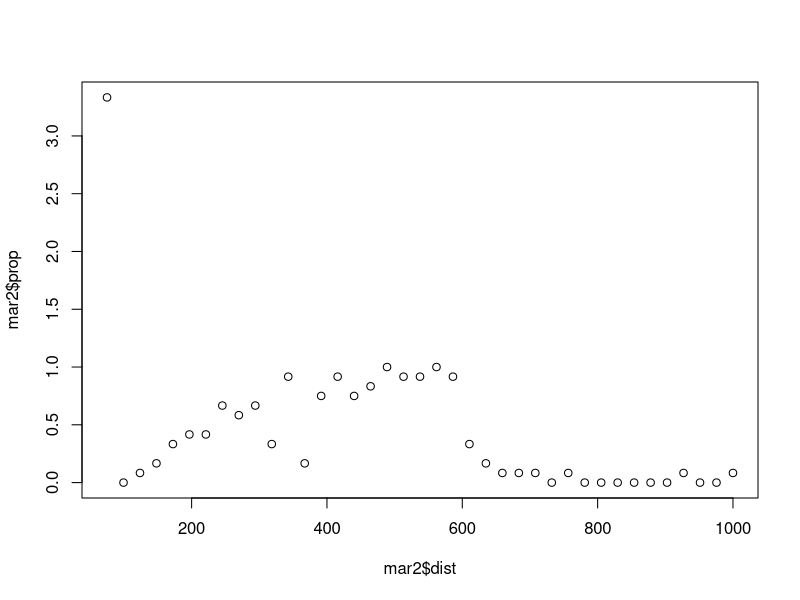
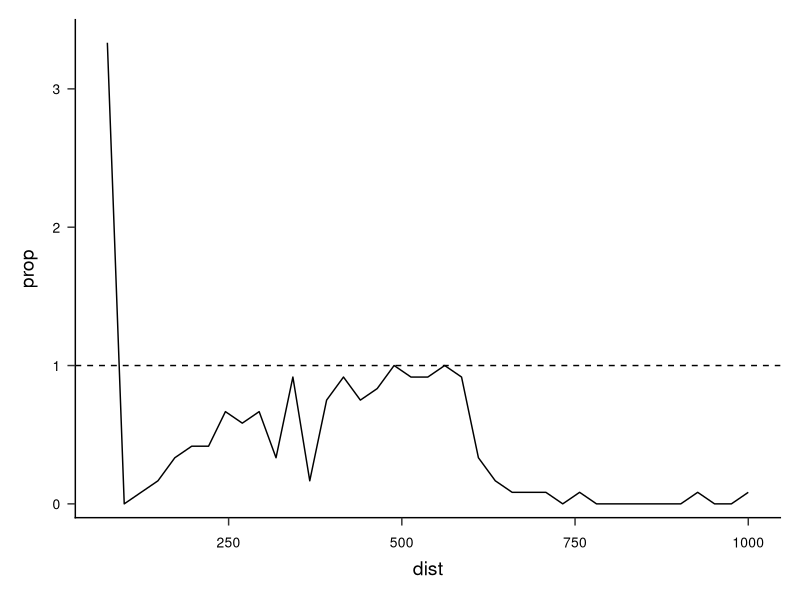
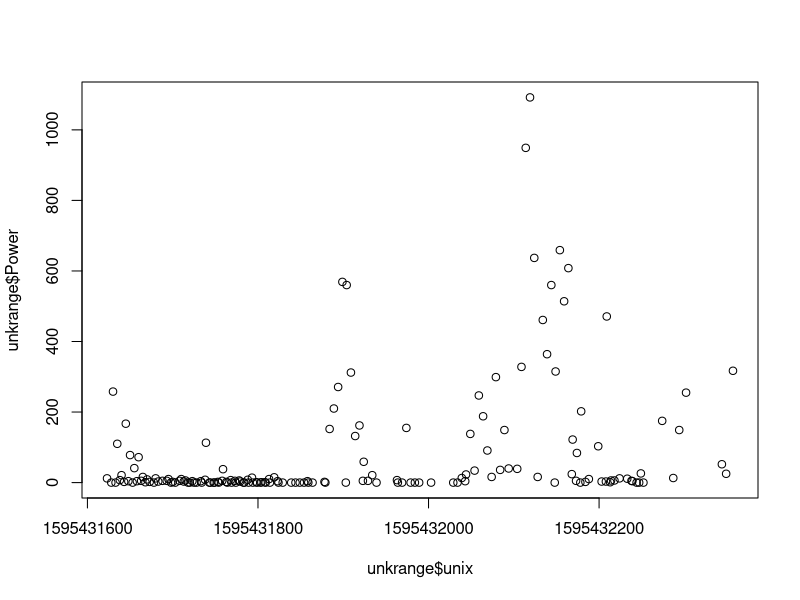
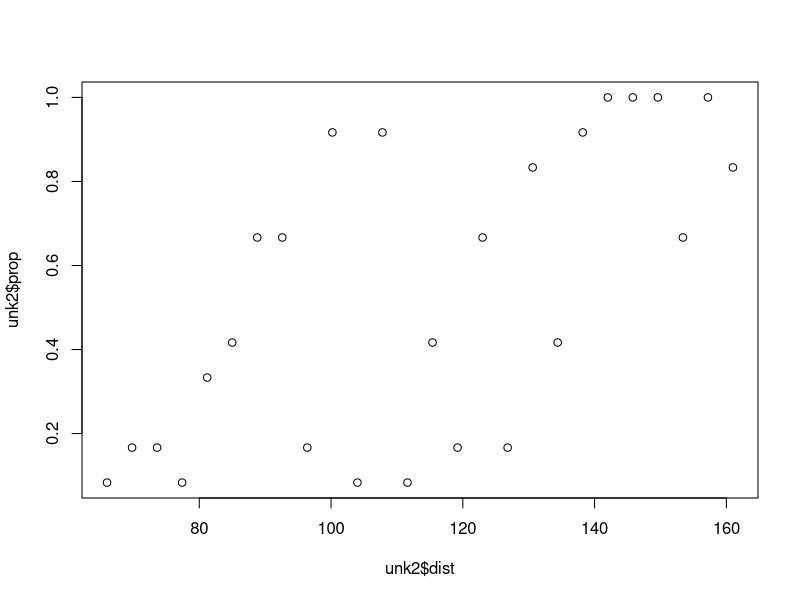
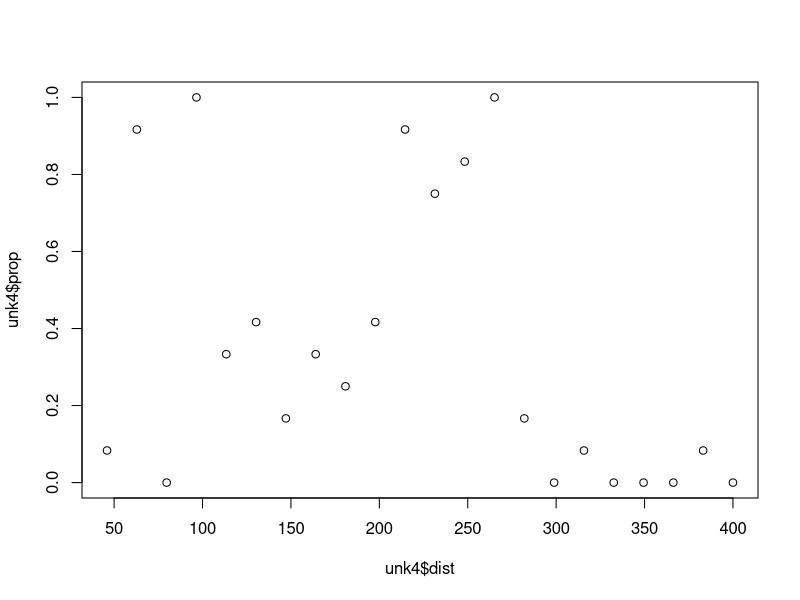
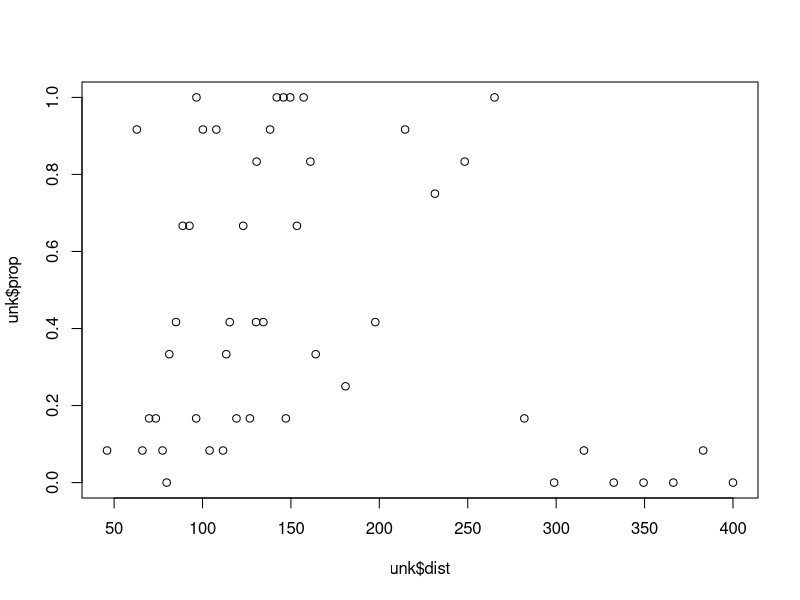
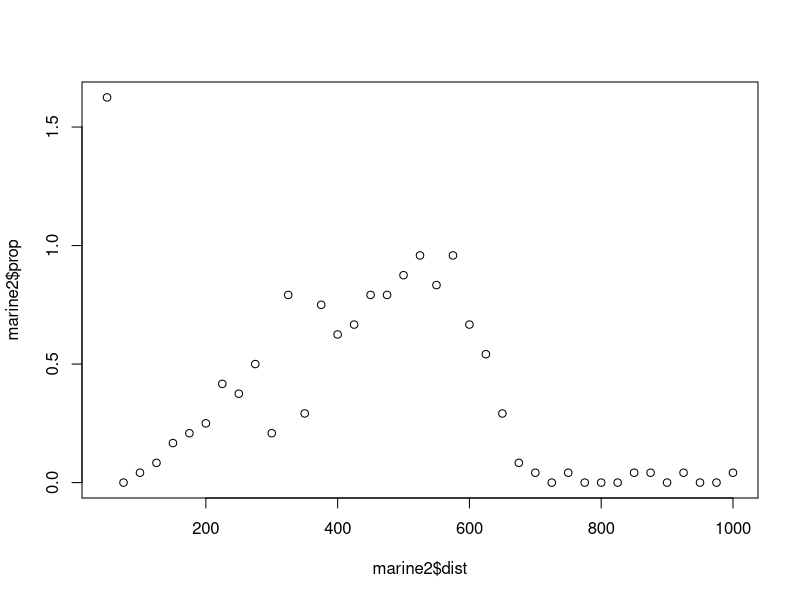
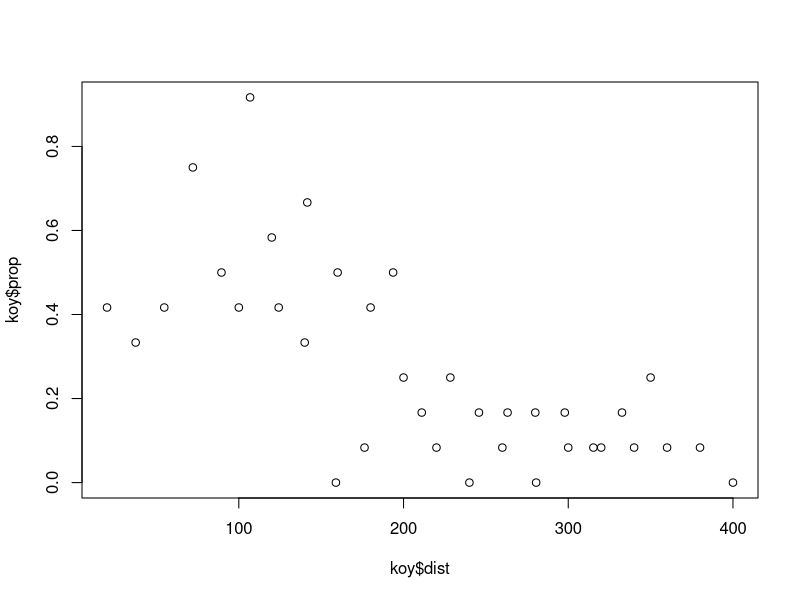

Reproduce these figures in R, in order. (Note: this script raises an error after producing the figures.)
#==================================================================================================
# Range test
# Date: March 15, 2022
# Creator: Luke Henslee, ADF&G and CFOS, UAF
#
# Purpose: 
#==================================================================================================
#NOTES: 
#==================================================================================================

# Load packages ####
library(tidyverse)
library(lubridate)


# Set working directory ####
setwd("C:/Users/lhhenslee/Desktop/Luke/School/Thesis/Chapter 2/Chapter-2") # Work
setwd("C:/Users/lukeh/Desktop/School/GIT repos/Chapter-2") # School

# Import data ####

mar <- read.csv('data/marine_range.csv')

# Manipulate data ####
mar$mdy.hms <- mdy_hms(paste(mar$Date, mar$Time, sep = ' '))
mar$unix <- as.numeric(mar$mdy.hms)
mar$minute2 <- minute(mar$mdy.hms)

# Detections per min ####
mar2 <- mar |>
  mutate(minute = 1 + ((unix - min(unix)) %/% 60)) |>
  mutate(minute = factor(minute, levels = seq(1, max(minute)))) |>
  mutate(Tag.ID = factor(Tag.ID)) |>
  group_by(minute, Tag.ID, .drop = FALSE) |>
  summarize(freq = n(), .groups = "drop")


mar2$prop <- mar2$freq/12
mar2$dist <- seq(75, 1000, length = nrow(mar2))


# Visualize ####

plot(x = mar2$dist, mar2$prop)

ggplot(data = mar2, aes(x = dist, y = prop)) +
  geom_line() +
  geom_hline(yintercept = 1, linetype = 'dashed') +
  scale_x_continuous(limits = c(75, 1000)) +
  scale_y_continuous(limits = c(-0.1, 3.5), expand = c(0,0)) +
  theme_classic() +
  theme (axis.title.y = element_text(size = 14, margin = margin(t = 0, r = 10, b = 0, l = 0), colour = "black"),
         axis.title.x = element_text(size = 14, margin = margin(t = 10, r = 0, b = 0, l = 0), colour = "black"),
         #set the font type
         text = element_text(),
         #modify plot title, the B in this case
         plot.title = element_text(face = "bold"),
         #position the legend on the figure
         legend.position = c(.65, .7),
         legend.title = element_text(size = 14),
         #adjust size of text for legend
         legend.text = element_text(size = 14),
         #margin for the plot
         plot.margin = unit(c(0.5, 0.5, 0.5, 0.5), "cm"),
         strip.background = element_blank(),
         strip.text = element_text(size = 14),
         #set size of the tick marks for y-axis
         axis.ticks.y = element_line(size = 0.5),
         #set size of the tick marks for x-axis
         axis.ticks.x = element_line(size = 0.5),
         #adjust length of the tick marks
         axis.ticks.length = unit(0.2,"cm"),
         #set size and location of the tick labels for the y axis
         axis.text.y = element_text(colour = "black", size = 10, angle = 0, vjust = 0.5, hjust = 1,
                                    margin = margin(t = 0, r = 5, b = 0, l = 0)),
         #set size and location of the tick labels for the x axis
         axis.text.x = element_text(colour = "black", size = 10, angle = 0, vjust = 0, hjust = 0.5,
                                    margin = margin(t = 5, r = 0, b = 0, l = 0)),
         #set the axis size, color, and end shape
         axis.line = element_line(colour = "black", size = 0.5, lineend = "square"))

# Try with the mystery data ####

riv24 <- read.csv('data/range/marine_range_24.csv')
riv71 <- read.csv('data/range/marine_range_71.csv', skip = 45)

marx2 <- rbind(riv24, riv71)

marx2$unix <- as.numeric(mdy_hms(paste(marx2$Date, marx2$Time, sep = ' ')))

unkrange <- marx2 %>% 
  filter(unix > 1595431620, unix < 1595432407, Tag.ID %in% c('15501', '15442'))

plot(x = unkrange$unix, unkrange$Power)

unk2 <- unkrange |>
  mutate(minute = 1 + ((unix - min(unix)) %/% 60)) |>
  mutate(minute = factor(minute, levels = seq(1, max(minute)))) |>
  mutate(Tag.ID = factor(Tag.ID)) |>
  group_by(minute, Tag.ID, .drop = FALSE) |>
  summarize(freq = n(), .groups = "drop")
unk2$prop <- unk2$freq/12

unk2$dist <- seq(161, 66, length = nrow(unk2))
plot(x = unk2$dist, unk2$prop)

unk3 <- marx2 %>% filter(unix > 1595432407, unix < 1595433060, Tag.ID %in% c('15501', '15442'))

unk4 <- unk3 |>
  mutate(minute = 1 + ((unix - min(unix)) %/% 60)) |>
  mutate(minute = factor(minute, levels = seq(1, max(minute)))) |>
  mutate(Tag.ID = factor(Tag.ID)) |>
  group_by(minute, Tag.ID, .drop = FALSE) |>
  summarize(freq = n(), .groups = "drop")
unk4$prop <- unk4$freq/12
unk4$dist <- seq(46, 400, length = nrow(unk4))

plot(x = unk4$dist, y = unk4$prop)

unk <- rbind (unk2, unk4)
plot(unk$dist, unk$prop)

marine <- marx2 %>% filter(unix > 1599559662, unix < 1599562000, Tag.ID == '15536')

marine2 <- marine |>
  mutate(minute = 1 + ((unix - min(unix)) %/% 60)) |>
  mutate(minute = factor(minute, levels = seq(1, max(minute)))) |>
  mutate(Tag.ID = factor(Tag.ID)) |>
  group_by(minute, Tag.ID, .drop = FALSE) |>
  summarize(freq = n(), .groups = "drop")
marine2$prop <- marine2$freq/24
marine2$dist <- seq(50, 1000, length = nrow(marine2))

plot(x = marine2$dist, y = marine2$prop)

koy <- marx2 %>% filter(unix > 1595603404, unix < 1595604903, Tag.ID %in% c('15477', '15442'))

koy.1 <- marx2 %>% filter(unix > 1595603405, unix < 1595603729, Tag.ID %in% c('15477', '15442'))
koy.1 <- koy.1 |>
  mutate(minute = 1 + ((unix - min(unix)) %/% 60)) |>
  mutate(minute = factor(minute, levels = seq(1, max(minute)))) |>
  mutate(Tag.ID = factor(Tag.ID)) |>
  group_by(minute, Tag.ID, .drop = FALSE) |>
  summarize(freq = n(), .groups = "drop")

koy.2 <- marx2 %>% filter(unix > 1595603729, unix < 1595603883, Tag.ID %in% c('15477', '15442'))
koy.2 <- koy.2 |>
  mutate(minute = 1 + ((unix - min(unix)) %/% 60)) |>
  mutate(minute = factor(minute, levels = seq(1, max(minute)))) |>
  mutate(Tag.ID = factor(Tag.ID)) |>
  group_by(minute, Tag.ID, .drop = FALSE) |>
  summarize(freq = n(), .groups = "drop")
koy.3 <- marx2 %>% filter(unix > 1595604022, unix < 1595604078, Tag.ID %in% c('15477', '15442'))
koy.3 <- koy.3 |>
  mutate(minute = 1 + ((unix - min(unix)) %/% 60)) |>
  mutate(minute = factor(minute, levels = seq(1, max(minute)))) |>
  mutate(Tag.ID = factor(Tag.ID)) |>
  group_by(minute, Tag.ID, .drop = FALSE) |>
  summarize(freq = n(), .groups = "drop")
koy.4 <- marx2 %>% filter(unix > 1595604077, unix < 1595604253, Tag.ID %in% c('15477', '15442'))
koy.4 <- koy.4 |>
  mutate(minute = 1 + ((unix - min(unix)) %/% 60)) |>
  mutate(minute = factor(minute, levels = seq(1, max(minute)))) |>
  mutate(Tag.ID = factor(Tag.ID)) |>
  group_by(minute, Tag.ID, .drop = FALSE) |>
  summarize(freq = n(), .groups = "drop")
koy.5 <- marx2 %>% filter(unix > 1595604253, unix < 1595604842, Tag.ID %in% c('15477', '15442'))
koy.5 <- koy.5 |>
  mutate(minute = 1 + ((unix - min(unix)) %/% 60)) |>
  mutate(minute = factor(minute, levels = seq(1, max(minute)))) |>
  mutate(Tag.ID = factor(Tag.ID)) |>
  group_by(minute, Tag.ID, .drop = FALSE) |>
  summarize(freq = n(), .groups = "drop")

koy <- rbind(koy.1, koy.2, koy.3, koy.4, koy.5)

koy$prop <- koy$freq/12
koy$dist <- c(seq(350, 20, length = 20), seq(100, 400, length = 16))

plot(koy$dist, koy$prop)

koy.mod <- gam(prop ~ s(dist), data = koy)
pred <- predict(koy.mod, se = T)
koy$pred <- pred[['fit']]
koy$se <- pred[['se.fit']]

koy2 <- koy |>
  mutate(minute = 1 + ((unix - min(unix)) %/% 60)) |>
  mutate(minute = factor(minute, levels = seq(1, max(minute)))) |>
  mutate(Tag.ID = factor(Tag.ID)) |>
  group_by(minute, Tag.ID, .drop = FALSE) |>
  summarize(freq = n(), .groups = "drop")
koy2$prop <- koy2$freq/12
koy2$dist <- c(seq(300, 20, length = 40), seq(30, 500, length = 10))

plot(koy2$dist, koy2$prop)

unk.plot <- ggplot(data = unk, aes(x = dist, y = prop)) +
  geom_point() +
  xlab('Distance (m)') +
  ylab('Proportion of transmissions detected') +
  geom_smooth(method = "gam", formula = y ~ s(x, bs = "cs"), se = F) +
  scale_x_continuous(limits = c(45, 400), expand = c(0,0)) +
  scale_y_continuous(limits = c(0, 1), expand = c(0,0), breaks = seq(0,1,.25)) +
  theme_classic() +
  theme (axis.title.y = element_text(size = 14, margin = margin(t = 0, r = 10, b = 0, l = 0), colour = "black"),
         axis.title.x = element_text(size = 14, margin = margin(t = 10, r = 0, b = 0, l = 0), colour = "black"),
         #set the font type
         text = element_text(),
         #modify plot title, the B in this case
         plot.title = element_text(face = "bold"),
         #position the legend on the figure
         legend.position = c(.65, .7),
         legend.title = element_text(size = 14),
         #adjust size of text for legend
         legend.text = element_text(size = 14),
         #margin for the plot
         plot.margin = unit(c(0.5, 0.5, 0.5, 0.5), "cm"),
         strip.background = element_blank(),
         strip.text = element_text(size = 14),
         #set size of the tick marks for y-axis
         axis.ticks.y = element_line(size = 0.5),
         #set size of the tick marks for x-axis
         axis.ticks.x = element_line(size = 0.5),
         #adjust length of the tick marks
         axis.ticks.length = unit(0.2,"cm"),
         #set size and location of the tick labels for the y axis
         axis.text.y = element_text(colour = "black", size = 10, angle = 0, vjust = 0.5, hjust = 1,
                                    margin = margin(t = 0, r = 5, b = 0, l = 0)),
         #set size and location of the tick labels for the x axis
         axis.text.x = element_text(colour = "black", size = 10, angle = 0, vjust = 0, hjust = 0.5,
                                    margin = margin(t = 5, r = 0, b = 0, l = 0)),
         #set the axis size, color, and end shape
         axis.line = element_line(colour = "black", size = 0.5, lineend = "square"))

unk.plot

unk.mod <- gam(prop ~ s(dist), data = unk)
pred <- predict(unk.mod, se = T)
unk$pred <- pred[['fit']]
unk$se <- pred[['se.fit']]

ggsave(unk.plot, file = 'figs/unk_range_gam.png', width = 12, height = 10, units = "cm", dpi = 300)

koy.plot <- ggplot(data = koy, aes(x = dist, y = prop)) +
  geom_point() +
  geom_smooth(method = "gam", formula = y ~ s(x, bs = "cs"), se = F) +
  xlab('Distance (m)') +
  ylab('Proportion of transmissions detected') +
  scale_x_continuous(limits = c(0, 400), expand = c(0,0)) +
  scale_y_continuous(limits = c(0, 1), expand = c(0,0)) +
  theme_classic() +
  theme (axis.title.y = element_text(size = 14, margin = margin(t = 0, r = 10, b = 0, l = 0), colour = "black"),
         axis.title.x = element_text(size = 14, margin = margin(t = 10, r = 0, b = 0, l = 0), colour = "black"),
         #set the font type
         text = element_text(),
         #modify plot title, the B in this case
         plot.title = element_text(face = "bold"),
         #position the legend on the figure
         legend.position = c(.65, .7),
         legend.title = element_text(size = 14),
         #adjust size of text for legend
         legend.text = element_text(size = 14),
         #margin for the plot
         plot.margin = unit(c(0.5, 0.5, 0.5, 0.5), "cm"),
         strip.background = element_blank(),
         strip.text = element_text(size = 14),
         #set size of the tick marks for y-axis
         axis.ticks.y = element_line(size = 0.5),
         #set size of the tick marks for x-axis
         axis.ticks.x = element_line(size = 0.5),
         #adjust length of the tick marks
         axis.ticks.length = unit(0.2,"cm"),
         #set size and location of the tick labels for the y axis
         axis.text.y = element_text(colour = "black", size = 10, angle = 0, vjust = 0.5, hjust = 1,
                                    margin = margin(t = 0, r = 5, b = 0, l = 0)),
         #set size and location of the tick labels for the x axis
         axis.text.x = element_text(colour = "black", size = 10, angle = 0, vjust = 0, hjust = 0.5,
                                    margin = margin(t = 5, r = 0, b = 0, l = 0)),
         #set the axis size, color, and end shape
         axis.line = element_line(colour = "black", size = 0.5, lineend = "square"))

koy.plot

ggsave(koy.plot, file = 'figs/koy_range_gam.png', width = 12, height = 10, units = "cm", dpi = 300)


mar.plot <- ggplot(data = mar2, aes(x = dist, y = prop)) +
  geom_point() +
  geom_smooth(se = F) +
  xlab('Distance (m)') +
  ylab('Proportion of transmissions detected') +
  scale_x_continuous(limits = c(75, 1000), expand = c(0,0)) +
  scale_y_continuous(limits = c(0, 1), expand = c(0,0)) +
  theme_classic() +
  theme (axis.title.y = element_text(size = 14, margin = margin(t = 0, r = 10, b = 0, l = 0), colour = "black"),
         axis.title.x = element_text(size = 14, margin = margin(t = 10, r = 0, b = 0, l = 0), colour = "black"),
         #set the font type
         text = element_text(),
         #modify plot title, the B in this case
         plot.title = element_text(face = "bold"),
         #position the legend on the figure
         legend.position = c(.65, .7),
         legend.title = element_text(size = 14),
         #adjust size of text for legend
         legend.text = element_text(size = 14),
         #margin for the plot
         plot.margin = unit(c(0.5, 0.5, 0.5, 0.5), "cm"),
         strip.background = element_blank(),
         strip.text = element_text(size = 14),
         #set size of the tick marks for y-axis
         axis.ticks.y = element_line(size = 0.5),
         #set size of the tick marks for x-axis
         axis.ticks.x = element_line(size = 0.5),
         #adjust length of the tick marks
         axis.ticks.length = unit(0.2,"cm"),
         #set size and location of the tick labels for the y axis
         axis.text.y = element_text(colour = "black", size = 10, angle = 0, vjust = 0.5, hjust = 1,
                                    margin = margin(t = 0, r = 5, b = 0, l = 0)),
         #set size and location of the tick labels for the x axis
         axis.text.x = element_text(colour = "black", size = 10, angle = 0, vjust = 0, hjust = 0.5,
                                    margin = margin(t = 5, r = 0, b = 0, l = 0)),
         #set the axis size, color, and end shape
         axis.line = element_line(colour = "black", size = 0.5, lineend = "square"))

mar.plot

ggsave(mar.plot, file = 'figs/marine_range.png', width = 12, height = 10, units = "cm", dpi = 300)

mar.plot2 <- ggplot(data = marine2, aes(x = dist, y = prop)) +
  geom_point() +
  geom_smooth(method = "gam", formula = y ~ s(x, bs = "cs"), se = F) +
  xlab('Distance (m)') +
  ylab('Proportion of transmissions detected') +
  scale_x_continuous(limits = c(50, 1000), expand = c(0,0)) +
  scale_y_continuous(limits = c(0, 1), expand = c(0,0)) +
  theme_classic() +
  theme (axis.title.y = element_text(size = 14, margin = margin(t = 0, r = 10, b = 0, l = 0), colour = "black"),
         axis.title.x = element_text(size = 14, margin = margin(t = 10, r = 0, b = 0, l = 0), colour = "black"),
         #set the font type
         text = element_text(),
         #modify plot title, the B in this case
         plot.title = element_text(face = "bold"),
         #position the legend on the figure
         legend.position = c(.65, .7),
         legend.title = element_text(size = 14),
         #adjust size of text for legend
         legend.text = element_text(size = 14),
         #margin for the plot
         plot.margin = unit(c(0.5, 0.5, 0.5, 0.5), "cm"),
         strip.background = element_blank(),
         strip.text = element_text(size = 14),
         #set size of the tick marks for y-axis
         axis.ticks.y = element_line(size = 0.5),
         #set size of the tick marks for x-axis
         axis.ticks.x = element_line(size = 0.5),
         #adjust length of the tick marks
         axis.ticks.length = unit(0.2,"cm"),
         #set size and location of the tick labels for the y axis
         axis.text.y = element_text(colour = "black", size = 10, angle = 0, vjust = 0.5, hjust = 1,
                                    margin = margin(t = 0, r = 5, b = 0, l = 0)),
         #set size and location of the tick labels for the x axis
         axis.text.x = element_text(colour = "black", size = 10, angle = 0, vjust = 0, hjust = 0.5,
                                    margin = margin(t = 5, r = 0, b = 0, l = 0)),
         #set the axis size, color, and end shape
         axis.line = element_line(colour = "black", size = 0.5, lineend = "square"))

mar.plot2

ggsave(mar.plot2, file = 'figs/marine_range_gam.png', width = 17, height = 15, units = "cm", dpi = 300)

summary(mar.gam <- gam(prop ~ s(dist), data = marine2[-1,]))
marine2$pred <- c(0, predict(mar.gam))

ggplot(marine2, aes(x = dist, fill = as.factor(pred))) +
  geom_bar() +
  coord_polar(theta = 'y') +
  theme(legend.position = 'none')

marine2$pred[marine2$pred < 0] <- 0

marine3 <- marine2 %>% 
  mutate(bins = cut(pred,breaks = unique(quantile(pred,
                                                            probs=seq.int(0,1, by=1/5))), 
                                                   include.lowest=T))

marine3$Proportion <- as.factor(round(marine3$pred * 4,)/4)



range.plot <- ggplot(marine3, aes(x = dist, color = Proportion, fill = Proportion)) +
  geom_bar() +
  xlab('Distance from receiver (m)') +
  ylab('') +
  scale_x_continuous(limits = c(0, 1000)) +
  scale_fill_brewer(palette = 'GnBu') +
  scale_color_brewer(palette = 'GnBu') +
  coord_polar(theta = 'y') +
  theme_classic() +
  theme(axis.title.y = element_text(size = 14, margin = margin(t = 0, r = 10, b = 0, l = 0), colour = "black"),
        axis.title.x = element_text(size = 14, margin = margin(t = 10, r = 0, b = 0, l = 0), colour = "black"),
        #set the font type
        text = element_text(),
        #modify plot title, the B in this case
        plot.title = element_text(face = "bold"),
        #position the legend on the figure
        legend.title = element_text(size = 14),
        #adjust size of text for legend
        legend.text = element_text(size = 14),
        #margin for the plot
        plot.margin = unit(c(0.5, 0.5, 0.5, 0.5), "cm"),
        strip.background = element_blank(),
        strip.text = element_text(size = 14),
        #set size of the tick marks for y-axis
        axis.ticks.y = element_line(size = 0.5),
        #set size of the tick marks for x-axis
        axis.ticks.x = element_line(size = 0.5),
        #adjust length of the tick marks
        axis.ticks.length = unit(0.2,"cm"),
        #set size and location of the tick labels for the y axis
        axis.text.y = element_text(colour = "black", size = 10, angle = 0, vjust = 0.5, hjust = 1,
                                   margin = margin(t = 0, r = 5, b = 0, l = 0)),
        #set size and location of the tick labels for the x axis
        axis.text.x = element_blank(),
        #set the axis size, color, and end shape
        axis.line = element_line(colour = "black", size = 0.5, lineend = "square")) 

range.plot

ggsave(range.plot, file = 'figs/marine_range.png', width = 17, height = 15, units = "cm", dpi = 300)

# Visreg ####

koy.gam <- visreg(koy.mod, xvar = 'dist', band = F, gg = T) + 
  geom_point() + 
  xlab('Distance (m)') +
  ylab('Proportion of transmissions detected') +
  scale_x_continuous(limits = c(0, 400), expand = c(0,0)) +
  scale_y_continuous(limits = c(0, 1), expand = c(0,0)) +
  theme_classic() +
  theme (axis.title.y = element_text(size = 14, margin = margin(t = 0, r = 10, b = 0, l = 0), colour = "black"),
         axis.title.x = element_text(size = 14, margin = margin(t = 10, r = 0, b = 0, l = 0), colour = "black"),
         #set the font type
         text = element_text(),
         #modify plot title, the B in this case
         plot.title = element_text(face = "bold"),
         #position the legend on the figure
         legend.position = c(.65, .7),
         legend.title = element_text(size = 14),
         #adjust size of text for legend
         legend.text = element_text(size = 14),
         #margin for the plot
         plot.margin = unit(c(0.5, 0.5, 0.5, 0.5), "cm"),
         strip.background = element_blank(),
         strip.text = element_text(size = 14),
         #set size of the tick marks for y-axis
         axis.ticks.y = element_line(size = 0.5),
         #set size of the tick marks for x-axis
         axis.ticks.x = element_line(size = 0.5),
         #adjust length of the tick marks
         axis.ticks.length = unit(0.2,"cm"),
         #set size and location of the tick labels for the y axis
         axis.text.y = element_text(colour = "black", size = 10, angle = 0, vjust = 0.5, hjust = 1,
                                    margin = margin(t = 0, r = 5, b = 0, l = 0)),
         #set size and location of the tick labels for the x axis
         axis.text.x = element_text(colour = "black", size = 10, angle = 0, vjust = 0, hjust = 0.5,
                                    margin = margin(t = 5, r = 0, b = 0, l = 0)),
         #set the axis size, color, and end shape
         axis.line = element_line(colour = "black", size = 0.5, lineend = "square"))


koy.gam
ggsave(koy.gam, file = 'figs/koy_gam_v2.png', width = 17, height = 15, units = "cm", dpi = 300)


unk.gam <- visreg(unk.mod, xvar = 'dist', band = F, gg = T) + 
  geom_point() + 
  xlab('Distance (m)') +
  ylab('Proportion of transmissions detected') +
  scale_x_continuous(limits = c(0, 400), expand = c(0,0)) +
  scale_y_continuous(limits = c(0, 1), expand = c(0,0)) +
  theme_classic() +
  theme (axis.title.y = element_text(size = 14, margin = margin(t = 0, r = 10, b = 0, l = 0), colour = "black"),
         axis.title.x = element_text(size = 14, margin = margin(t = 10, r = 0, b = 0, l = 0), colour = "black"),
         #set the font type
         text = element_text(),
         #modify plot title, the B in this case
         plot.title = element_text(face = "bold"),
         #position the legend on the figure
         legend.position = c(.65, .7),
         legend.title = element_text(size = 14),
         #adjust size of text for legend
         legend.text = element_text(size = 14),
         #margin for the plot
         plot.margin = unit(c(0.5, 0.5, 0.5, 0.5), "cm"),
         strip.background = element_blank(),
         strip.text = element_text(size = 14),
         #set size of the tick marks for y-axis
         axis.ticks.y = element_line(size = 0.5),
         #set size of the tick marks for x-axis
         axis.ticks.x = element_line(size = 0.5),
         #adjust length of the tick marks
         axis.ticks.length = unit(0.2,"cm"),
         #set size and location of the tick labels for the y axis
         axis.text.y = element_text(colour = "black", size = 10, angle = 0, vjust = 0.5, hjust = 1,
                                    margin = margin(t = 0, r = 5, b = 0, l = 0)),
         #set size and location of the tick labels for the x axis
         axis.text.x = element_text(colour = "black", size = 10, angle = 0, vjust = 0, hjust = 0.5,
                                    margin = margin(t = 5, r = 0, b = 0, l = 0)),
         #set the axis size, color, and end shape
         axis.line = element_line(colour = "black", size = 0.5, lineend = "square"))
unk.gam
ggsave(unk.gam, file = 'figs/unk_gam_v2.png', width = 17, height = 15, units = "cm", dpi = 300)

# Scratch ####

marine4 <- rbind(marine3, marine3,marine3,marine3,marine3,marine3)
marine4$rec <- c(rep('1', length = 39), rep('2', length = 39),rep('3', length = 39),
                     rep('4', length = 39),rep('5', length = 39),rep('6', length = 39))
marine4$shore <- c(rep(300, length = 39),rep(600, length = 39),rep(1100, length = 39),
                   rep(1600, length = 39),rep(2100, length = 39),rep(2600, length = 39))
marine4$dist.shore <- marine4$dist + marine4$shore

ggplot(marine4, aes(x = dist.shore, color = Proportion, fill = Proportion)) +
  geom_bar() +
  xlab('Distance from receiver (m)') +
  ylab('') +
  scale_x_continuous(limits = c(0, 1000)) +
  scale_fill_brewer(palette = 'GnBu') +
  scale_color_brewer(palette = 'GnBu') +
  coord_polar(theta = 'y') +
  theme_classic() +
  theme(axis.title.y = element_text(size = 14, margin = margin(t = 0, r = 10, b = 0, l = 0), colour = "black"),
        axis.title.x = element_text(size = 14, margin = margin(t = 10, r = 0, b = 0, l = 0), colour = "black"),
        #set the font type
        text = element_text(),
        #modify plot title, the B in this case
        plot.title = element_text(face = "bold"),
        #position the legend on the figure
        legend.title = element_text(size = 14),
        #adjust size of text for legend
        legend.text = element_text(size = 14),
        #margin for the plot
        plot.margin = unit(c(0.5, 0.5, 0.5, 0.5), "cm"),
        strip.background = element_blank(),
        strip.text = element_text(size = 14),
        #set size of the tick marks for y-axis
        axis.ticks.y = element_line(size = 0.5),
        #set size of the tick marks for x-axis
        axis.ticks.x = element_line(size = 0.5),
        #adjust length of the tick marks
        axis.ticks.length = unit(0.2,"cm"),
        #set size and location of the tick labels for the y axis
        axis.text.y = element_text(colour = "black", size = 10, angle = 0, vjust = 0.5, hjust = 1,
                                   margin = margin(t = 0, r = 5, b = 0, l = 0)),
        #set size and location of the tick labels for the x axis
        axis.text.x = element_blank(),
        #set the axis size, color, and end shape
        axis.line = element_line(colour = "black", size = 0.5, lineend = "square")) 

df <- data.frame(x = c(300, 600, 1100, 1600, 2100, 2600), y = rep(1, 6), r = 500)

ggplot() +
  geom_point(data = df, aes(x = x, y = y)) +
  geom_circle(data = df, mapping = aes(x0 = x,  y0 = y, r = r), alpha = 0.33, fill = 'darkgreen') +
  coord_fixed() +
  scale_x_continuous(limits = c(0, 3100), expand = c(0,0)) +
  theme_classic()
